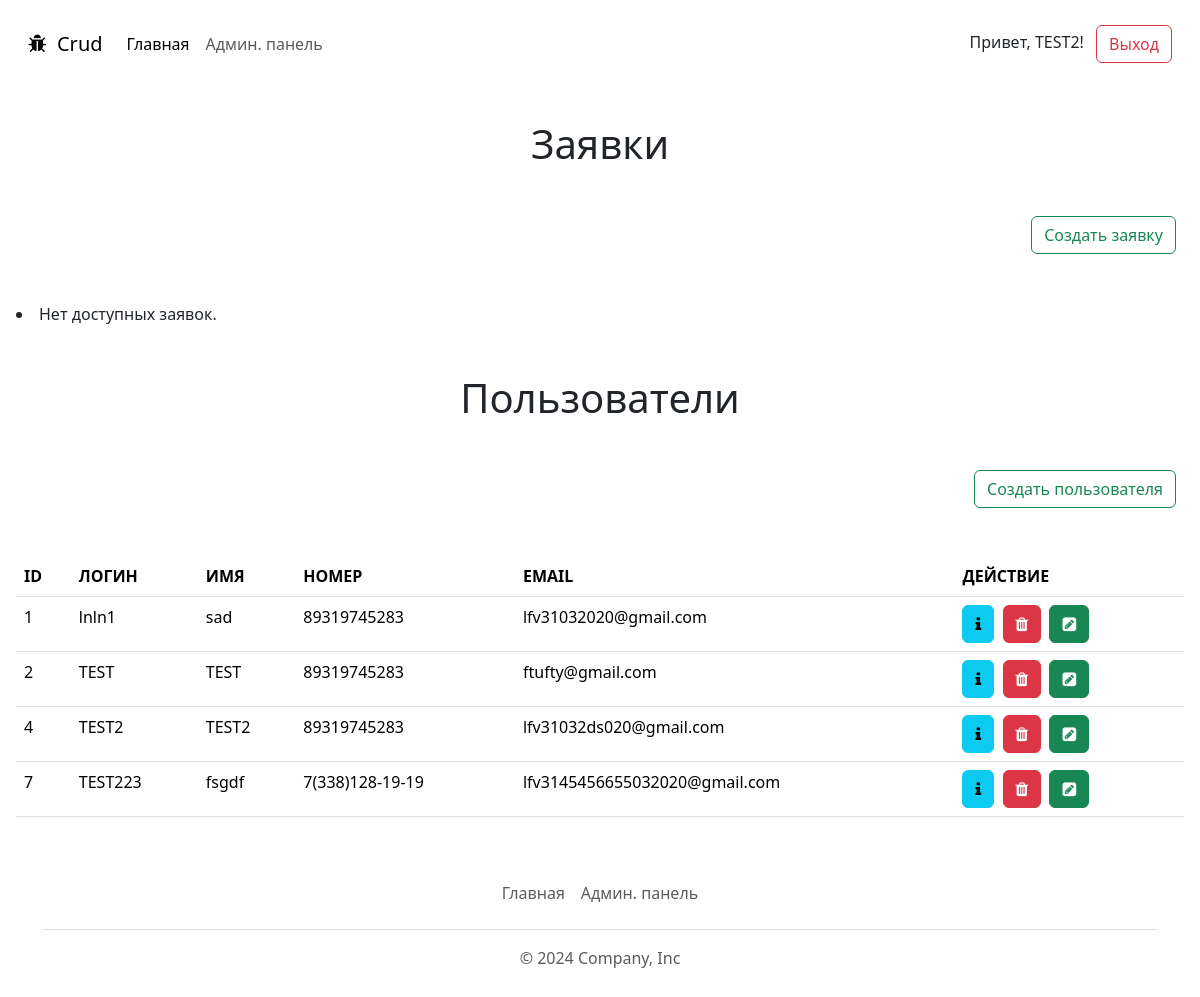
Before: /index.php (signed in) with the older database file.
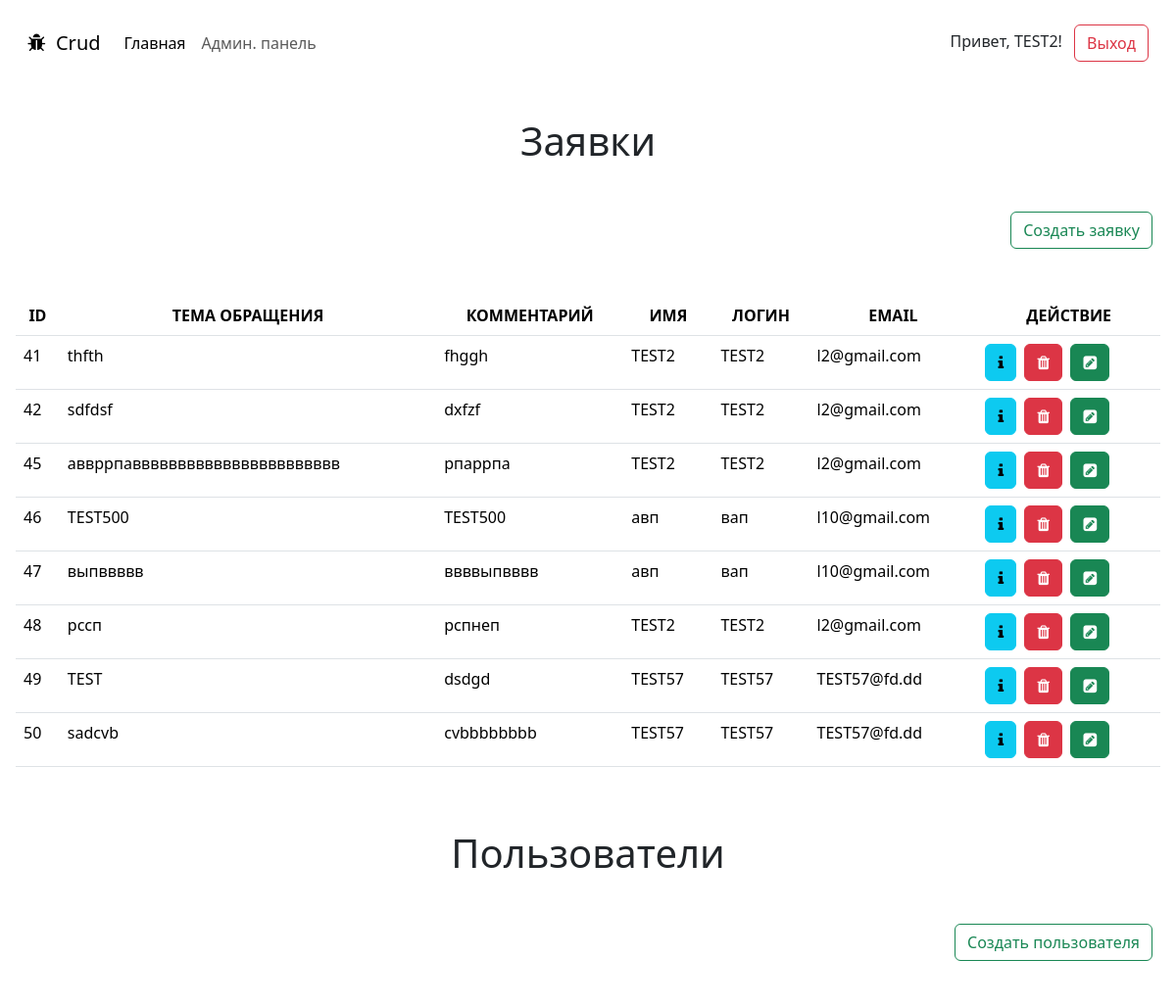
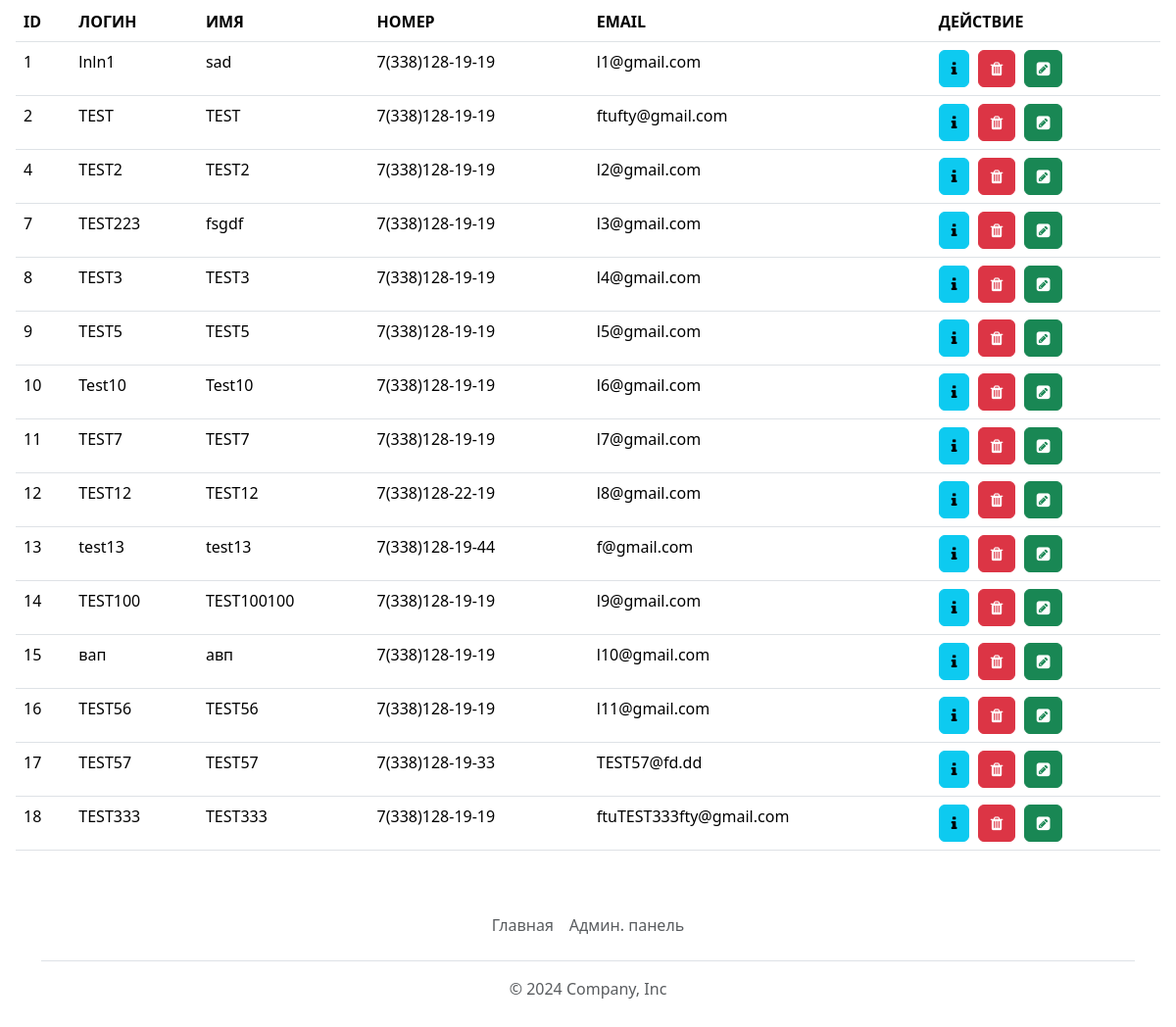
After: the same page with the newer database file (2 pictures, top to bottom).
### tables this page shows
CREATE TABLE `users` (
  `id` int UNSIGNED NOT NULL,
  `login` varchar(50) NOT NULL,
  `password` varchar(255) NOT NULL,
  `email` varchar(100) NOT NULL,
  `role` varchar(20) DEFAULT 'user',
  `name` varchar(100) NOT NULL,
  `phone` varchar(100) NOT NULL
);

CREATE TABLE `bid` (
  `id` int NOT NULL,
  `name` varchar(100) NOT NULL,
  `comment` varchar(255) NOT NULL,
  `user_id` int UNSIGNED NOT NULL
);

### action.php (called while the page is built, shortened)
<?php
require_once('Db.php');
require_once('Bid.php');
require_once('User.php');
$db = new Db();
$bid = new Bid($db);
$bids = $bid->read();
$user = new User($db);
$users = $user->readUser();
$isAuthenticated = isset($_SESSION['user_id']);
$RoleUser = isset($_SESSION['role']) && $_SESSION['role'] == 'user';

### User.php (called while the page is built, shortened)
<?php
class User
{
    private $conn;
    public function __construct($db)
    {
        $this->conn = $db;
    }
    public function readUser()
    {
        $sql = "SELECT * FROM users";
        $stmt = $this->conn->prepare($sql);
        if ($stmt->execute()) {
            return $stmt->fetchAll(PDO::FETCH_ASSOC);
        } else {
            error_log("Ошибка выполнения запроса: " . implode(", ", $stmt->errorInfo()));
            return [];
        }
    }
}

### Db.php (called while the page is built, shortened)
<?php
class  Db
{
    private $dsn = "mysql:host=localhost;dbname=php_sam_crud";
    private $user = "root";
    private $password = "";
    public $conn;
    public function __construct()
    {
        try {
            $this->conn = new PDO($this->dsn, $this->user, $this->password);
        } catch (PDOException $e) {
            echo $e->getMessage();
        }
    }
    public function prepare($sql)
    {
        return $this->conn->prepare($sql);
    }
}

### Bid.php (called while the page is built, shortened)
<?php
class Bid
{
    private $conn;
    public function __construct($db)
    {
        $this->conn = $db;
    }
    public function read()
    {
        $sql = "SELECT bid.*, users.name AS user_name,users.login AS user_login , users.email AS user_email
        FROM bid
        JOIN users ON bid.user_id = users.id";
        $stmt = $this->conn->prepare($sql);
        if ($stmt->execute()) {
            return $stmt->fetchAll(PDO::FETCH_ASSOC);
        } else {
            error_log("Ошибка выполнения запроса: " . implode(", ", $stmt->errorInfo()));
            return [];
        }
    }
}

### listUsers.php (the view, shortened to what this page needs)
<div class="content">
  <h1 class="title text-center mt-5">Пользователи</h1>
  <div class="d-grid gap-2 d-md-flex justify-content-md-end mt-5">
    <button class="btn btn-outline-success me-md-2" type="button" data-bs-toggle="modal" data-bs-target="#addModalUser">Создать пользователя</button>
  </div>
  <?php if (!empty($users)): ?>
    <table class="table table-hover mt-5">
      <thead>
        <tr class="text">
          <th scope="col">ID</th>
          <th scope="col">ЛОГИН</th>
          <th scope="col">ИМЯ</th>
          <th scope="col">НОМЕР</th>
          <th scope="col">EMAIL</th>
          <th scope="col">ДЕЙСТВИЕ</th>
        </tr>
      </thead>
      <tbody>
        <?php foreach ($users as $user): ?>
          <tr class="text">
            <td><?= $user['id'] ?></td>
            <td><?= $user['login'] ?></td>
            <td> <?= $user['name'] ?></td>
            <td><?= $user['phone'] ?></td>
            <td><?= $user['email'] ?></td>
            <td>
              <div class="col-12 text">
                <a href="?id=<?= $user['id'] ?>" class="btn btn-info" data-bs-toggle="modal" data-bs-target="#infoModalUser<?= $user['id'] ?>"><i class="fa fa-info" aria-hidden="true"></i></a>&nbsp
                <a href="?id=<?= $user['id'] ?>" class="btn btn-danger" data-bs-toggle="modal" data-bs-target="#deleteModalUser<?= $user['id'] ?>"><i class="fa fa-trash" aria-hidden="true"></i></a>&nbsp
                <a href="?id=<?= $user['id'] ?>" class="btn btn-success" data-bs-toggle="modal" data-bs-target="#editModalUser<?= $user['id'] ?>"> <i class="fa fa-pencil-square" aria-hidden="true"></i></a>
              </div>
            </td>
          </tr>
</div>
<?php endforeach; ?>
<?php else: ?>
  <li>Нет доступных пользователей.</li>
  </tbody>
<?php endif; ?>

### index.php (shortened to what this page needs)
<?php
require_once('action.php');
?>
<!doctype html>
<html lang="en">
<head>
  <link href="https://cdn.jsdelivr.net/npm/bootstrap@5.3.3/dist/css/bootstrap.min.css" rel="stylesheet">
  <link href="https://getbootstrap.com/docs/5.3/assets/css/docs.css" rel="stylesheet">
  <link href="style.css" rel="stylesheet" type="text/css">
  <link rel="stylesheet" href="https://cdnjs.cloudflare.com/ajax/libs/sweetalert/1.1.3/sweetalert.min.css">
  <link rel="stylesheet" href="https://cdnjs.cloudflare.com/ajax/libs/font-awesome/4.7.0/css/font-awesome.min.css">
  <link rel="stylesheet" href="https://cdn.datatables.net/1.13.4/css/jquery.dataTables.min.css">
</head>
<body class="p-3 m-0 border-0 bd-example m-0 border-0">
  <div class="main">
    <nav class="navbar navbar-expand-lg ">
      <div class="container-fluid">
        <a class="navbar-brand" href="#">
          <font style="vertical-align: inherit;">
            <font style="vertical-align: inherit;"><i class="fa fa-bug"></i>&nbsp Crud</font>
          </font>
        </a>
        <div class="collapse navbar-collapse" id="navbarSupportedContent">
          <ul class="navbar-nav me-auto mb-2 mb-lg-0">
            <li class="nav-item">
              <a class="nav-link active" aria-current="page" href="#">
                <font style="vertical-align: inherit;">
                  <font style="vertical-align: inherit;">Главная</font>
                </font>
              </a>
            </li> <?php if ($isAuthenticated): ?>
              <?php if (!$RoleUser): ?>
                <li class="nav-item">
                  <a class="nav-link" href="#">
                    <font style="vertical-align: inherit;">
                      <font style="vertical-align: inherit;">Админ. панель</font>
                    </font>
                  </a>
                </li>
              <?php endif; ?>
            <?php endif; ?>
          </ul>
          <form class="d-flex mb-2 mb-lg-0">
            <div>
              <?php if (!$isAuthenticated): ?>
                <button class="btn btn-outline-dark" type="button" data-bs-toggle="modal" data-bs-target="#authoModal">Авторизация</button>
                &nbsp;&nbsp;
                <button class="btn btn-outline-warning" type="button" data-bs-toggle="modal" data-bs-target="#regModal">Регистрация</button>
              <?php else: ?>
                <span class="me-2">Привет, <?= $_SESSION['login'] ?>!</span>
                <form action="index.php?logout" method="get" style="display:inline;">
                  <button class="btn btn-outline-danger" type="submit" name="logout">Выход</button>
                </form>
              <?php endif; ?>
            </div>
        </div>
      </div>
    </nav>
    <?php include_once('listBids.php') ?>
    <?php if ($isAuthenticated && !$RoleUser):  include_once('listUsers.php') ?>
    <?php endif; ?>
    <div class="container">
      <footer class="py-3 my-4 ">
        <ul class="nav justify-content-center border-bottom pb-3 mb-3">
          <li class="nav-item"><a href="#" class="nav-link px-2 text-body-secondary">Главная</a></li>
          <?php if ($isAuthenticated): ?>
            <?php if ($RoleUser): ?> <li class="nav-item"><a href="#" class="nav-link px-2 text-body-secondary">Заявки</a></li> <?php else: ?>
              <li class="nav-item">
                <a class="nav-link px-2 text-body-secondary" href="#">Админ. панель</a>
              </li>
            <?php endif; ?>
          <?php endif; ?>
        </ul>
        <p class="text-center text-body-secondary">© 2024 Company, Inc</p>
      </footer>
    </div>
</body>
</html>

### listBids.php (shortened to what this page needs)
<div class="content">
  <h1 class="title text-center mt-5">Заявки</h1> <?php if ($isAuthenticated): ?>
    <div class="d-grid gap-2 d-md-flex justify-content-md-end mt-5">
      <button class="btn btn-outline-success me-md-2" type="button" data-bs-toggle="modal" data-bs-target="#addModal">Создать заявку</button>
    </div> <?php endif; ?>
  <?php if (!empty($bids)): ?>
    <table class="table table-hover mt-5">
      <thead>
        <tr class="text-center">
          <th scope="col">ID</th>
          <th scope="col">ТЕМА ОБРАЩЕНИЯ</th>
          <th scope="col">КОММЕНТАРИЙ</th>
          <th scope="col">ИМЯ</th>
          <th scope="col">ЛОГИН</th>
          <th scope="col">EMAIL</th>
          <th scope="col">ДЕЙСТВИЕ</th>
        </tr>
      </thead>
      <tbody>
        <?php foreach ($bids as $bid): ?>
          <tr class="text">
            <td><?= $bid['id'] ?></td>
            <td> <?= $bid['name'] ?></td>
            <td><?= $bid['comment'] ?></td>
            <td> <?= $bid['user_name'] ?></td>
            <td> <?= $bid['user_login'] ?></td>
            <td> <?= $bid['user_email'] ?></td>
            <td>
              <div class="col-12 ">
                <a href="?id=<?= $bid['id'] ?>" class="btn btn-info" data-bs-toggle="modal" data-bs-target="#infoModal<?= $bid['id'] ?>"><i class="fa fa-info" aria-hidden="true"></i></a>&nbsp
                <?php if ($isAuthenticated  && !$RoleUser): ?>
                  <a href="?id=<?= $bid['id'] ?>" class="btn btn-danger" data-bs-toggle="modal" data-bs-target="#deleteModal<?= $bid['id'] ?>"><i class="fa fa-trash" aria-hidden="true"></i></a>&nbsp
                  <a href="?id=<?= $bid['id'] ?>" class="btn btn-success" data-bs-toggle="modal" data-bs-target="#editModal<?= $bid['id'] ?>"> <i class="fa fa-pencil-square" aria-hidden="true"></i></a>
              </div>
            </td>
          <?php endif; ?>
          </tr>
</div>
<?php endforeach; ?>
<?php else: ?>
  <li>Нет доступных заявок.</li>
<?php endif; ?>
</div>

### style.css (style rules this page uses)
* { margin: 0; padding: 0; }
html, body { height: 100%; }
.main { display: flex; flex-direction: column; height: 100%; }
.content { flex: 1 0 auto; }

Changed rows visible on the page:
added bid: id "41", name "thfth", comment "fhggh", user.name "TEST2", user.login "TEST2", user.email "l2@gmail.com"
added bid: id "42", name "sdfdsf", comment "dxfzf", user.name "TEST2", user.login "TEST2", user.email "l2@gmail.com"
added bid: id "45", name "аввррпаввввввввввввввввввввввв", comment "рпаррпа", user.name "TEST2", user.login "TEST2", user.email "l2@gmail.com"
added bid: id "46", name "TEST500", comment "TEST500", user.name "авп", user.login "вап", user.email "l10@gmail.com"
added bid: id "47", name "выпввввв", comment "ввввыпвввв", user.name "авп", user.login "вап", user.email "l10@gmail.com"
added bid: id "48", name "рссп", comment "рспнеп", user.name "TEST2", user.login "TEST2", user.email "l2@gmail.com"
added bid: id "49", name "TEST", comment "dsdgd", user.name "TEST57", user.login "TEST57", user.email "TEST57@fd.dd"
added bid: id "50", name "sadcvb", comment "cvbbbbbbbb", user.name "TEST57", user.login "TEST57", user.email "TEST57@fd.dd"
changed users "lnln1": phone "89319745283" → "7(338)128-19-19"; email "lfv31032020@gmail.com" → "l1@gmail.com"
changed users "TEST": phone "89319745283" → "7(338)128-19-19"
changed users "TEST2": phone "89319745283" → "7(338)128-19-19"; email "lfv31032ds020@gmail.com" → "l2@gmail.com"
changed users "TEST223": email "lfv3145456655032020@gmail.com" → "l3@gmail.com"
added users: id "8", login "TEST3", name "TEST3", phone "7(338)128-19-19", email "l4@gmail.com"
added users: id "9", login "TEST5", name "TEST5", phone "7(338)128-19-19", email "l5@gmail.com"
added users: id "10", login "Test10", name "Test10", phone "7(338)128-19-19", email "l6@gmail.com"
added users: id "11", login "TEST7", name "TEST7", phone "7(338)128-19-19", email "l7@gmail.com"
added users: id "12", login "TEST12", name "TEST12", phone "7(338)128-22-19", email "l8@gmail.com"
added users: id "13", login "test13", name "test13", phone "7(338)128-19-44", email "f@gmail.com"
added users: id "14", login "TEST100", name "TEST100100", phone "7(338)128-19-19", email "l9@gmail.com"
added users: id "15", login "вап", name "авп", phone "7(338)128-19-19", email "l10@gmail.com"
added users: id "16", login "TEST56", name "TEST56", phone "7(338)128-19-19", email "l11@gmail.com"
added users: id "17", login "TEST57", name "TEST57", phone "7(338)128-19-33", email "TEST57@fd.dd"
added users: id "18", login "TEST333", name "TEST333", phone "7(338)128-19-19", email "ftuTEST333fty@gmail.com"
Other visible differences:
text no longer shown: "Нет доступных заявок."
text now shown: "ID ТЕМА ОБРАЩЕНИЯ КОММЕНТАРИЙ ИМЯ ЛОГИН EMAIL ДЕЙСТВИЕ"
